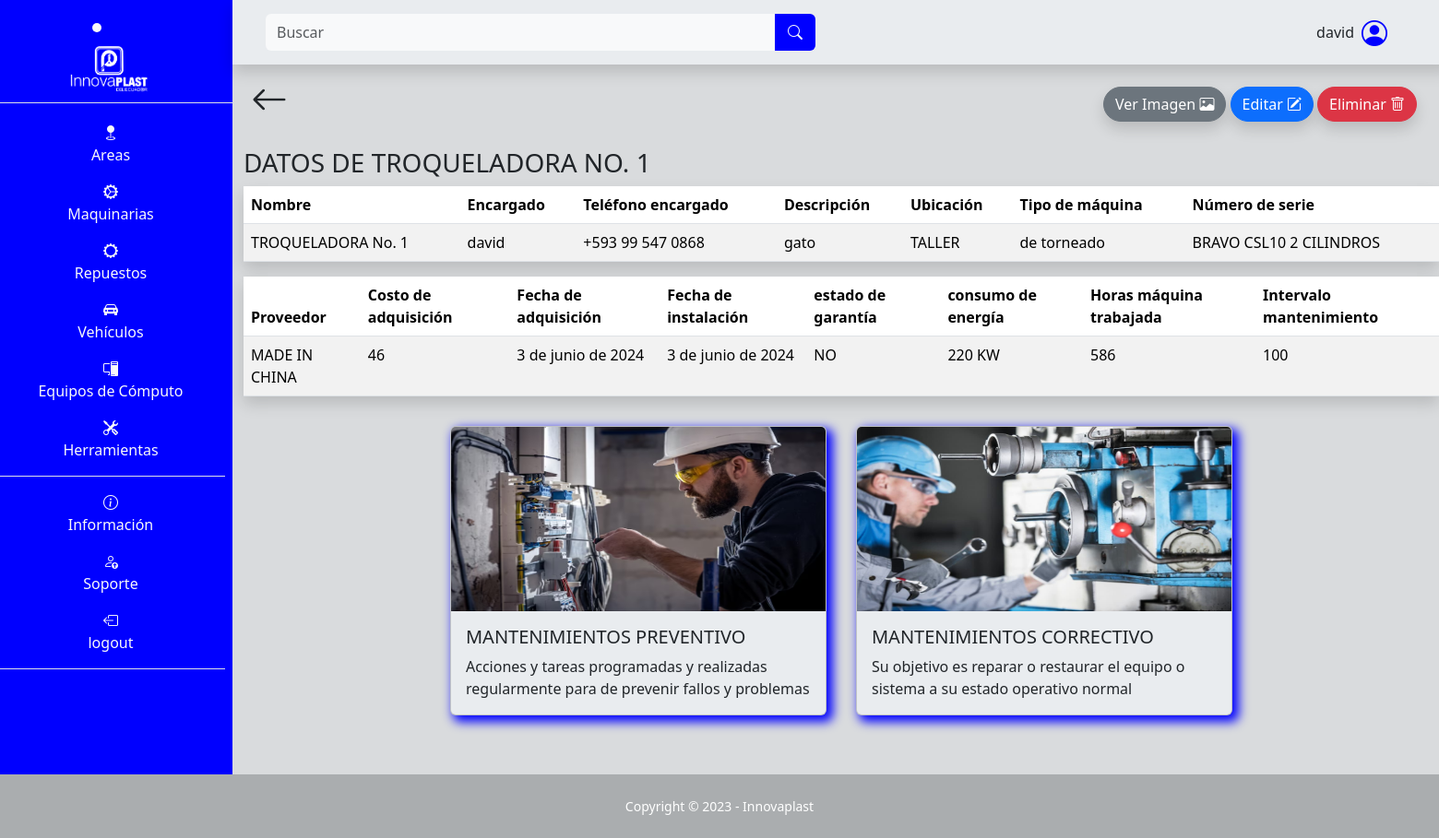
Before: /maquina/detalles/16 (signed in) with the older database file.
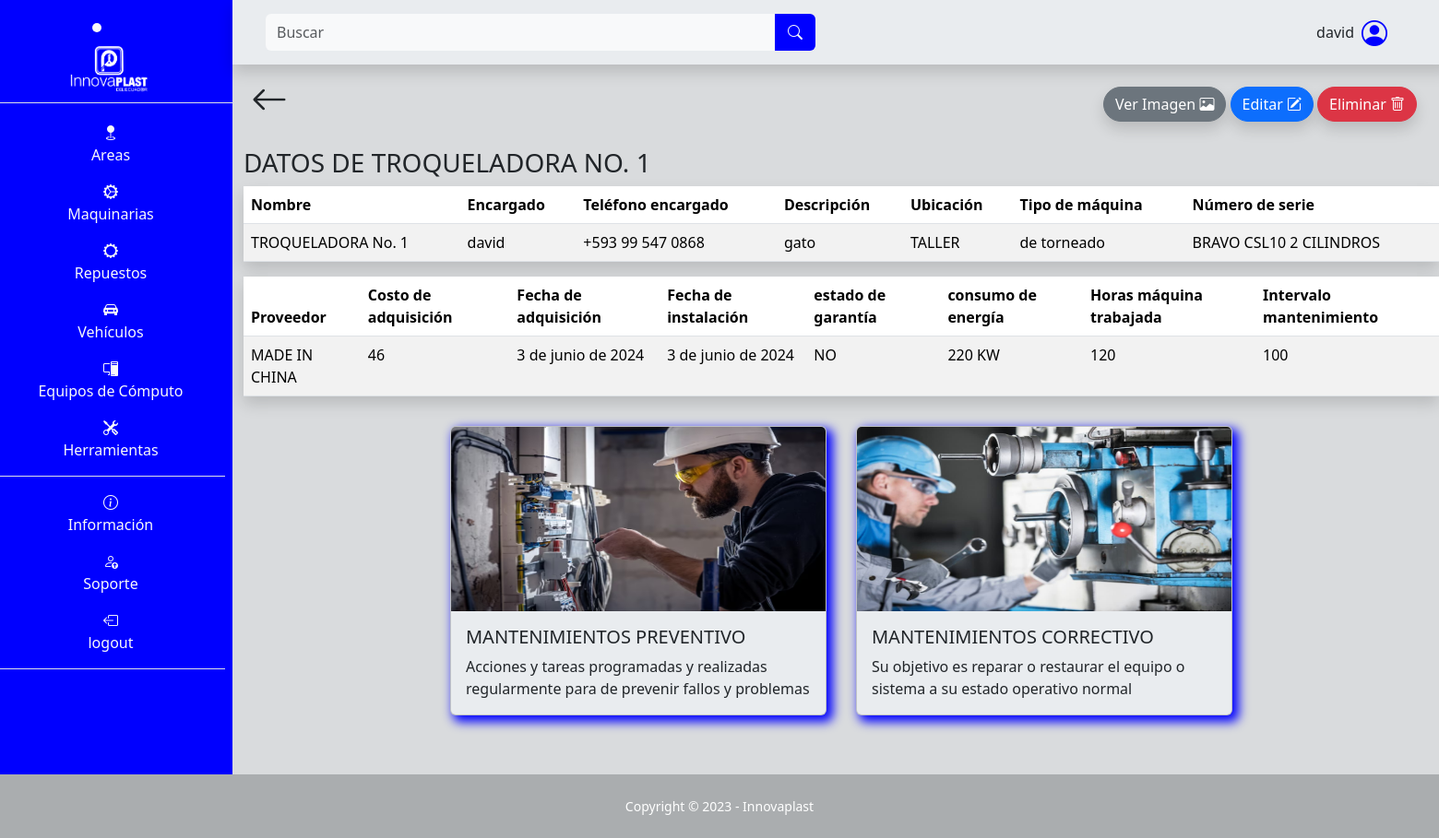
After: the same page with the newer database file.
### SGE_maquina/models.py (models this page shows, shortened)
class Maquina(models.Model):
    nombre = models.CharField(max_length=100, null=False, blank=False)
    encargado = models.CharField(max_length=100, blank=False, null=False)
    teléfono_encargado = models.CharField(max_length=100, blank=False, null=False)
    descripción = models.TextField(max_length=500, null=False, blank=False)
    ubicación = models.CharField(max_length=100, null=False, blank=False)
    tipo_de_máquina = models.CharField(max_length=100, null=False, blank=False)
    número_de_serie_o_modelo = models.CharField(max_length=100, null=False, blank=False)
    proveedor = models.CharField(max_length=100, null=False, blank=False)
    costo_de_adquisición = models.IntegerField(blank=False, null=False)
    fecha_de_adquisición = models.DateField(default=date.today, blank=False, null=False)
    fecha_de_instalación = models.DateField(default=date.today, blank=False, null=False)
    estado_de_garantía = models.CharField(max_length=100, null=False, blank=False)
    consumo_de_energía = models.CharField(max_length=100, null=False, blank=False)
    horas_máquina_trabajada = models.IntegerField(blank=False, null=False, default=0)
    intervalo_mantenimiento = models.IntegerField(blank=False, null=False)
    fecha_ultimo_mantenimiento = models.DateField(default=date.today, blank=False, null=False)
    image = models.ImageField(upload_to="maquina/image", null=False, blank=False)

### SGE_maquina/views.py (the view, shortened to what this page needs)
# urls.py: path('detalles/<int:id>', views.detalles, name="detalles_area"),
@login_required
def detalles(request, id):
    if request.method == 'GET':
        maquina = get_object_or_404(Maquina, id=id)
        mantenimientos = maquina.mantenimientomaquina_set.all().order_by('-fecha', '-hora')
        form = MaquinaForm(instance=maquina)
        context = {
            'maquina': maquina,
            'form': form,
            'id': id,
            'mantenimientos': mantenimientos,
        }
        return render(request, 'SGE_maquina/detalles.html', context)

### templates/SGE_maquina/detalles.html (shortened to what the changed rows need)
{% extends "layout/base.html" %}
{% load static %}
{% block 'content' %}
<div class="container mb-5">
    <div class="d-flex p-2 justify-content-between">
        <a class="text-decoration-none text-dark flecha-atras" href="{% url "maquina" %}">
        </a>
        <span class="p-3">
        </span>
    </div>
    <h3 class="mt-1 text-uppercase">Datos de {{ maquina.nombre }}</h3>
    <table class="table table-striped shadow">
        <thead>
            <tr>
                <th scope="col">Nombre</th>
                <th scope="col">Encargado</th>
                <th scope="col">Teléfono encargado</th>
                <th scope="col">Descripción</th>
                <th scope="col">Ubicación</th>
                <th scope="col">Tipo de máquina</th>
                <th scope="col">Número de serie</th>
            </tr>
        </thead>
        <tbody>
            <tr>
                <td>{{ maquina.nombre }}</td>
                <td>{{ maquina.encargado }}</td>
                <td>{{ maquina.teléfono_encargado }}</td>
                <td>{{ maquina.descripción }}</td>
                <td>{{ maquina.ubicación }}</td>
                <td>{{ maquina.tipo_de_máquina }}</td>
                <td>{{ maquina.número_de_serie_o_modelo }}</td>
            </tr>
        </tbody>
    </table>
    <table class="table table-striped shadow">
        <thead>
            <tr>
                <th scope="col">Proveedor</th>
                <th scope="col">Costo de adquisición</th>
                <th scope="col">Fecha de adquisición</th>
                <th scope="col">Fecha de instalación</th>
                <th scope="col">estado de garantía</th>
                <th scope="col">consumo de energía</th>
                <th scope="col">Horas máquina trabajada</th>
                <th scope="col">Intervalo mantenimiento</th>
            </tr>
        </thead>
        <tbody>
            <tr>
                <td>{{ maquina.proveedor }}</td>
                <td>{{ maquina.costo_de_adquisición }}</td>
                <td>{{ maquina.fecha_de_adquisición }}</td>
                <td>{{ maquina.fecha_de_instalación }}</td>
                <td>{{ maquina.estado_de_garantía }}</td>
                <td>{{ maquina.consumo_de_energía }}</td>
                <td>{{ maquina.horas_máquina_trabajada }}</td>
                <td>{{ maquina.intervalo_mantenimiento }}</td>
            </tr>
        </tbody>
    </table>
    <div class="row mt-3 d-flex justify-content-center align-item-center ps-5 pe-5">
        <div class="col-12 col-md-4 p-0 card carta-home m-3">
        </div>
        <div class="col-12 col-md-4 p-0 card carta-home m-3">
        </div>
    </div>
</div>
{% endblock %}

Changed rows visible on the page:
changed Maquina "TROQUELADORA NO. 1": horas_máquina_trabajada "586" → "120"
